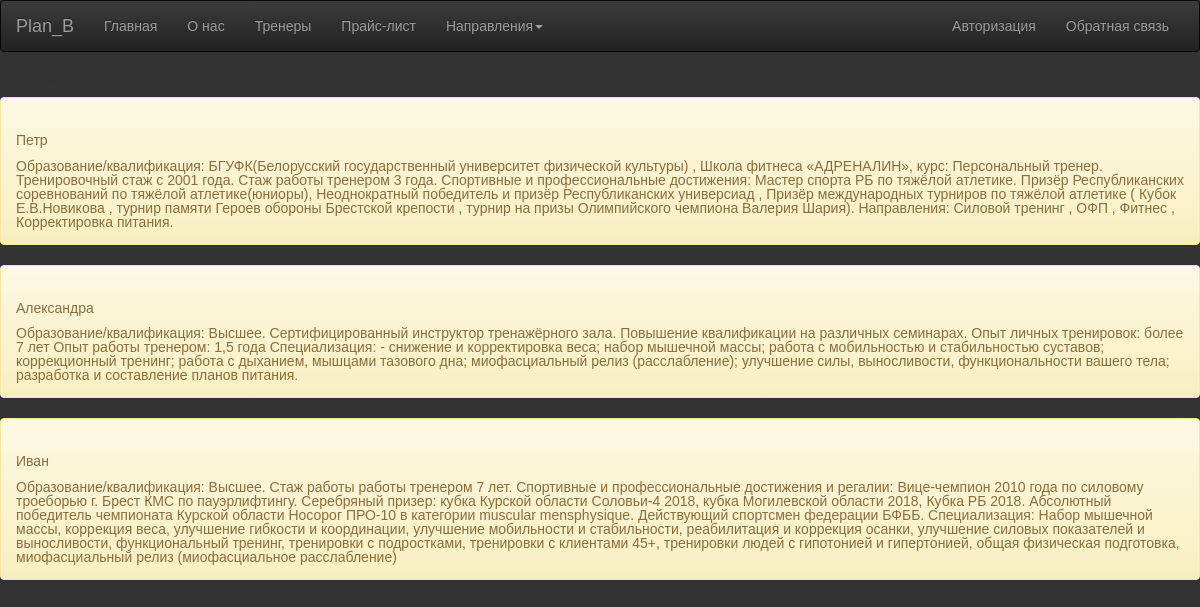
The app's page /coaches with its own data.
### gymapp/models.py (models this page shows, shortened)
class Coaches(models.Model):
    name = models.CharField("Имя", max_length=15,)
    coach_information = models.TextField("Описание")
    class Meta:
        verbose_name = "Тренер"
        verbose_name_plural = "Тренеры"

### gymapp/views.py (the view)
# urls.py: path("coaches", views.CoachesListView.as_view(), name="gym-coaches"),
class CoachesListView(ListView):
    model = Coaches
    template_name = "gymapp/coaches.html"
    context_object_name = "coaches"

### gymapp/templates/gymapp/coaches.html (shortened to what this page needs)
{%extends "gymapp/base.html" %}
{% block content %}
{% load static %}
<link rel="stylesheet" href="{% static 'css/stylesheet.css' %}">
<div class="features">
  <h1>Тренеры</h1>
  {% for i in coaches %}
    <div class="alert alert-warning">
      {% if request.user.get_group_permissions %}
        <h3>{{ i.name }}</h3>
        <p>{{ i.coach_information }}</p>
        <a class="btn btn-info btn-sm mt -1 mb-1" href="{% url 'coach-detail' i.id %}">Изменить</a>
      {% else %}
        <h3>{{ i.name }}</h3>
        <p>{{ i.coach_information }}</p>
      {% endif %}
    </div>
  {% endfor %}
</div>
{% endblock %}

### gymapp/static/css/stylesheet.css (style rules this page uses)
*, *::before, *::after { padding: 0; margin: 0; border: 0; box-sizing: border-box; }
h1, h2, h3, h4, h5, h6 { font-weight: inherit; font-size: inherit; }
html, body { height: 100%; line-height: 1; font-size: 14px; background-color: #333; font-family: Arial, "Helvetica Neue", Helvetica, sans-serif; }

### records on screen
Coaches: name "Петр", coach_information "Образование/квалификация: БГУФК(Белорусский государственный университет физической культуры) , Школа фитнеса «АДРЕНАЛИН», курс: Персональный тренер. Тренировочный стаж с 2001 года. Стаж работы тренером 3 года. Спортивные и профессиональные достижения: Мастер спорта РБ по тяжёлой атлетике. Призёр Республиканских соревнований по тяжёлой атлетике(юниоры), Неоднократный победитель и призёр Республиканских универсиад , Призёр международных турниров по тяжёлой атлетике ( Кубок Е.В.Новикова , турнир памяти Героев обороны Брестской крепости , турнир на призы Олимпийского чемпиона Валерия Шария). Направления: Силовой тренинг , ОФП , Фитнес , Корректировка питания."
Coaches: name "Александра", coach_information "Образование/квалификация: Высшее. Сертифицированный инструктор тренажёрного зала. Повышение квалификации на различных семинарах. Опыт личных тренировок: более 7 лет Опыт работы тренером: 1,5 года Специализация: - снижение и корректировка веса; набор мышечной массы; работа с мобильностью и стабильностью суставов; коррекционный тренинг; работа с дыханием, мышцами тазового дна; миофасциальный релиз (расслабление); улучшение силы, выносливости, функциональности вашего тела; разработка и составление планов питания."
Coaches: name "Иван", coach_information "Образование/квалификация: Высшее. Стаж работы работы тренером 7 лет. Спортивные и профессиональные достижения и регалии: Вице-чемпион 2010 года по силовому троеборью г. Брест КМС по пауэрлифтингу. Серебряный призер: кубка Курской области Соловьи-4 2018, кубка Могилевской области 2018, Кубка РБ 2018. Абсолютный победитель чемпионата Курской области Носорог ПРО-10 в категории muscular mensphysique. Действующий спортсмен федерации БФББ. Специализация: Набор мышечной массы, коррекция веса, улучшение гибкости и координации, улучшение мобильности и стабильности, реабилитация и коррекция осанки, улучшение силовых показателей и выносливости, функциональный тренинг, тренировки с подростками,…"
